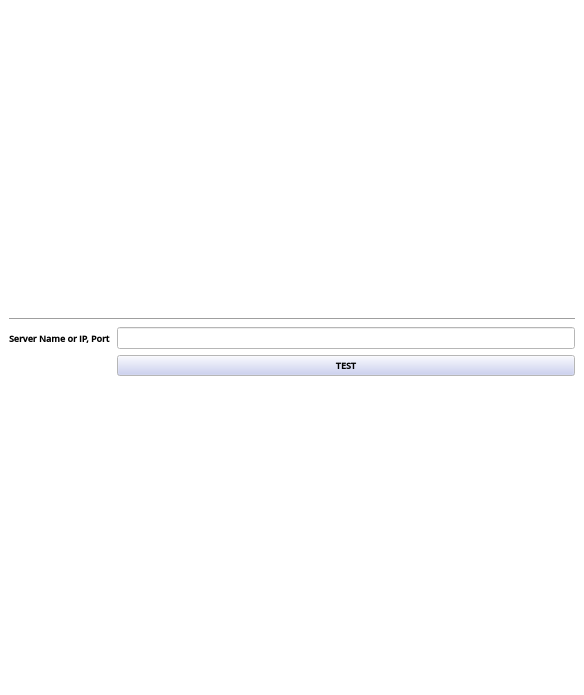
<?xml version="1.0" encoding="UTF-8"?>
<ui version="4.0">
 <class>MainWindow</class>
 <widget class="QMainWindow" name="MainWindow">
  <property name="geometry">
   <rect>
    <x>0</x>
    <y>0</y>
    <width>584</width>
    <height>695</height>
   </rect>
  </property>
  <property name="palette">
   <palette>
    <active>
     <colorrole role="Button">
      <brush brushstyle="SolidPattern">
       <color alpha="255">
        <red>194</red>
        <green>200</green>
        <blue>240</blue>
       </color>
      </brush>
     </colorrole>
     <colorrole role="Base">
      <brush brushstyle="SolidPattern">
       <color alpha="255">
        <red>255</red>
        <green>255</green>
        <blue>255</blue>
       </color>
      </brush>
     </colorrole>
     <colorrole role="Window">
      <brush brushstyle="SolidPattern">
       <color alpha="255">
        <red>255</red>
        <green>255</green>
        <blue>255</blue>
       </color>
      </brush>
     </colorrole>
    </active>
    <inactive>
     <colorrole role="Button">
      <brush brushstyle="SolidPattern">
       <color alpha="255">
        <red>194</red>
        <green>200</green>
        <blue>240</blue>
       </color>
      </brush>
     </colorrole>
     <colorrole role="Base">
      <brush brushstyle="SolidPattern">
       <color alpha="255">
        <red>255</red>
        <green>255</green>
        <blue>255</blue>
       </color>
      </brush>
     </colorrole>
     <colorrole role="Window">
      <brush brushstyle="SolidPattern">
       <color alpha="255">
        <red>255</red>
        <green>255</green>
        <blue>255</blue>
       </color>
      </brush>
     </colorrole>
    </inactive>
    <disabled>
     <colorrole role="Button">
      <brush brushstyle="SolidPattern">
       <color alpha="255">
        <red>194</red>
        <green>200</green>
        <blue>240</blue>
       </color>
      </brush>
     </colorrole>
     <colorrole role="Base">
      <brush brushstyle="SolidPattern">
       <color alpha="255">
        <red>255</red>
        <green>255</green>
        <blue>255</blue>
       </color>
      </brush>
     </colorrole>
     <colorrole role="Window">
      <brush brushstyle="SolidPattern">
       <color alpha="255">
        <red>255</red>
        <green>255</green>
        <blue>255</blue>
       </color>
      </brush>
     </colorrole>
    </disabled>
   </palette>
  </property>
  <property name="font">
   <font>
    <family>Open Sans Semibold</family>
    <pointsize>7</pointsize>
    <weight>75</weight>
    <bold>true</bold>
   </font>
  </property>
  <property name="windowTitle">
   <string>Login</string>
  </property>
  <widget class="QWidget" name="centralwidget">
   <layout class="QGridLayout" name="gridLayout_3">
    <item row="0" column="0">
     <layout class="QGridLayout" name="gridLayout_2">
      <item row="1" column="1">
       <widget class="QLineEdit" name="lineEdit_server">
        <property name="font">
         <font>
          <family>Open Sans Semibold</family>
          <weight>75</weight>
          <bold>true</bold>
         </font>
        </property>
       </widget>
      </item>
      <item row="0" column="0" colspan="2">
       <widget class="Line" name="line_3">
        <property name="orientation">
         <enum>Qt::Horizontal</enum>
        </property>
       </widget>
      </item>
      <item row="1" column="0">
       <widget class="QLabel" name="label_server">
        <property name="font">
         <font>
          <family>Open Sans Semibold</family>
          <weight>75</weight>
          <bold>true</bold>
         </font>
        </property>
        <property name="toolTip">
         <string>&lt;html&gt;&lt;head/&gt;&lt;body&gt;&lt;p align=&quot;justify&quot;&gt;&lt;span style=&quot; font-size:6pt;&quot;&gt;The acceptable format is eg. &amp;quot;DESKTOP-AA1A1A1\SQLEXPRESS&amp;quot; for a named instance and IP address and a port number divided by a comma - ',' - e.g. &amp;quot;192.168.0.1,5433&amp;quot; for a remote connection.&lt;/span&gt;&lt;/p&gt;&lt;/body&gt;&lt;/html&gt;</string>
        </property>
        <property name="text">
         <string>Server Name or IP, Port</string>
        </property>
       </widget>
      </item>
      <item row="2" column="1">
       <widget class="QPushButton" name="pushButton_test">
        <property name="font">
         <font>
          <family>Open Sans Semibold</family>
          <weight>75</weight>
          <bold>true</bold>
         </font>
        </property>
        <property name="text">
         <string>TEST</string>
        </property>
       </widget>
      </item>
     </layout>
    </item>
   </layout>
  </widget>
 </widget>
 <resources/>
 <connections/>
</ui>
